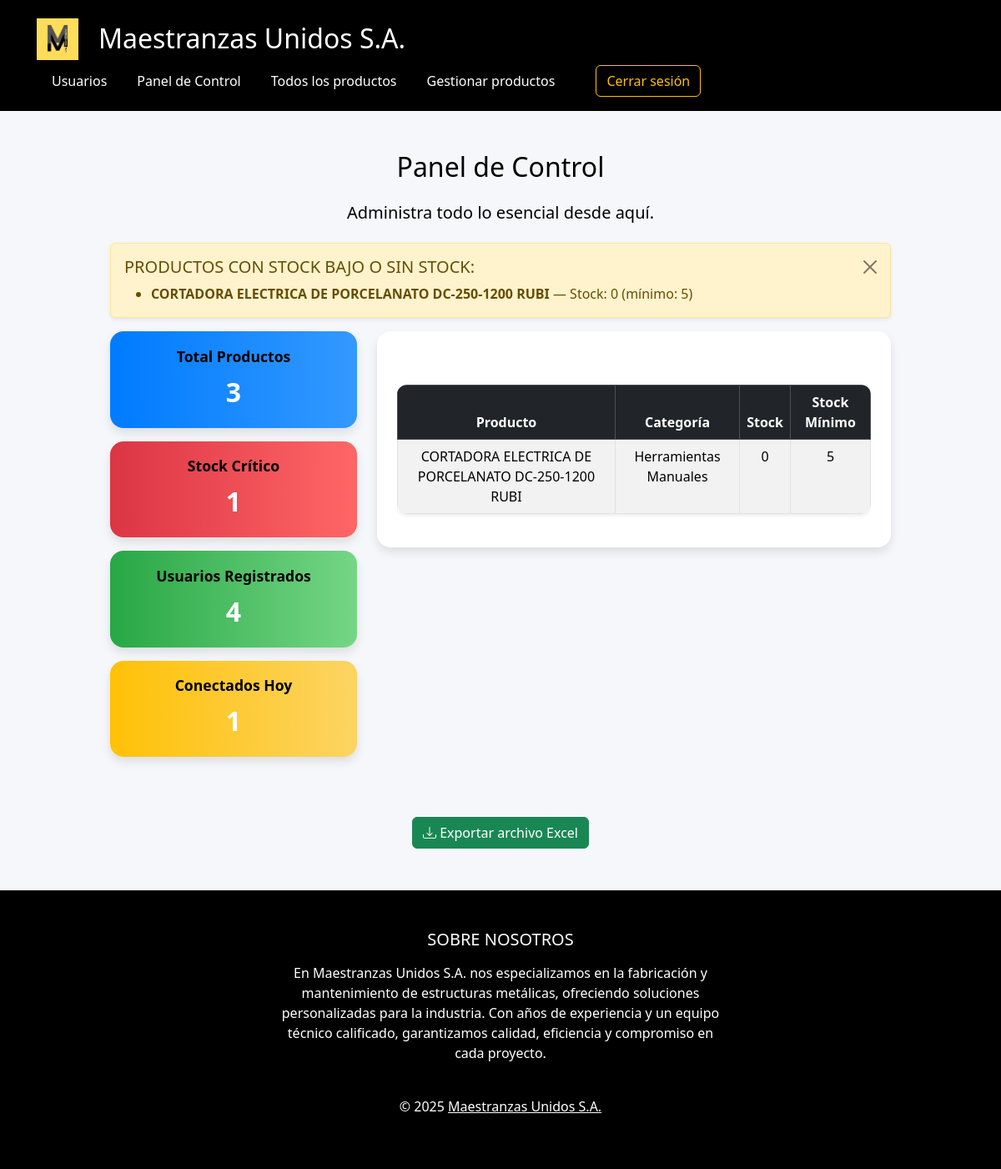
The app's page /dashboard/ (signed in), older data.
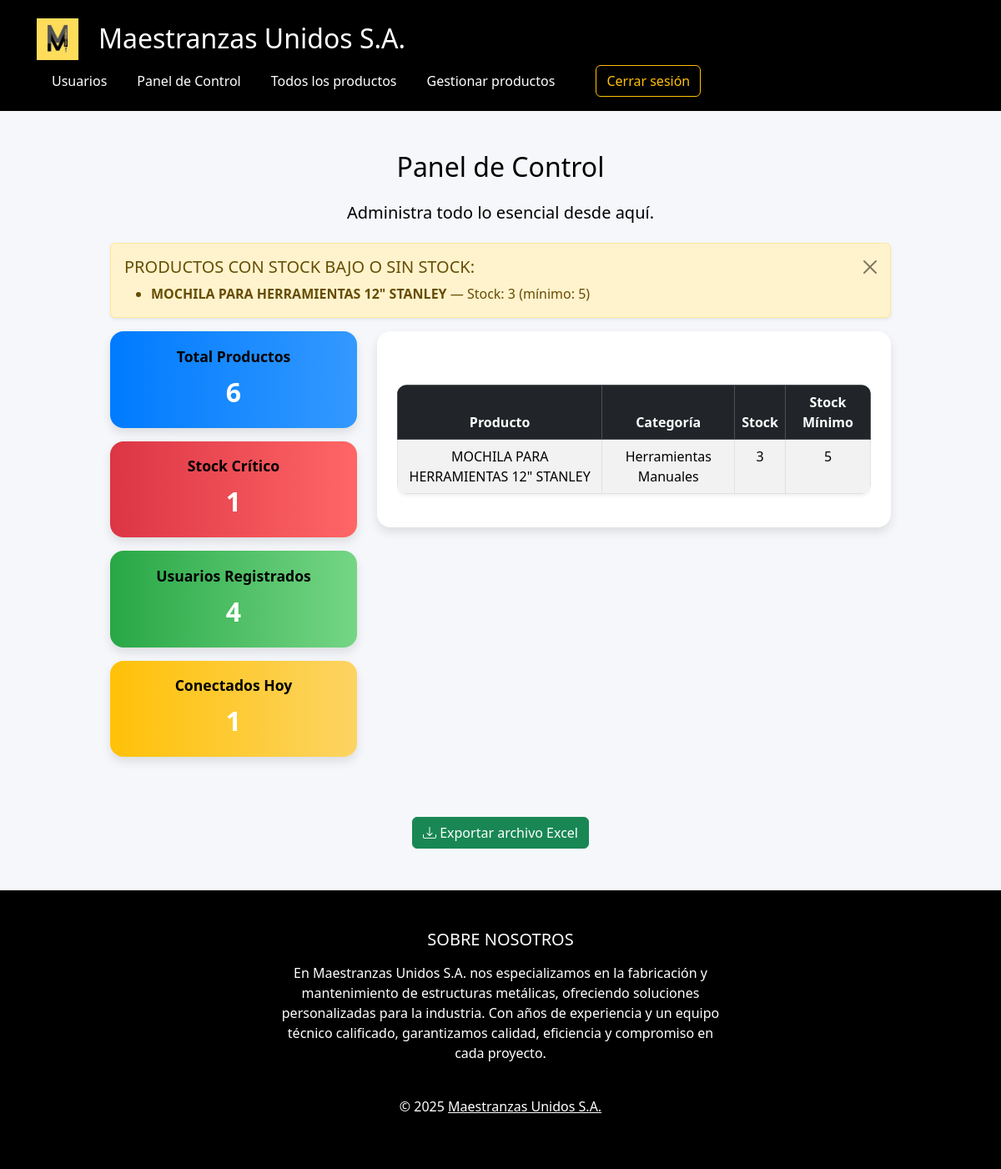
The same page, newer data.
### inventario/models.py (models this page shows, shortened)
class Producto(models.Model):
    nombre = models.CharField(max_length=100)
    categoria = models.ForeignKey(
        CategoriaProducto,
        on_delete=models.SET_NULL,
        null=True,
        blank=True,
        related_name='productos'
    )
    descripcion = models.TextField(blank=True)
    precio = models.DecimalField(max_digits=10, decimal_places=2)
    imagen = models.ImageField(upload_to='productos/', null=True, blank=True)
    fecha_vencimiento = models.DateField(null=True, blank=True)
    stock = models.PositiveIntegerField(default=0)
    stock_minimo = models.PositiveIntegerField(default=1)
    serial_number = models.CharField(
        max_length=20,
        unique=True,
        editable=False,
        blank=True,
        help_text="Número de serie generado automáticamente"
    )
    bodega = models.ForeignKey(
        Bodega,
        on_delete=models.CASCADE,
        related_name='productos',
        null=True,       # importante para migrar sin errores
        blank=True
    )

class CategoriaProducto(models.Model):
    nombre = models.CharField(max_length=100, unique=True)
    def __str__(self):
        return self.nombre

### inventario/views.py (the view)
# urls.py: path('dashboard/', views.dashboard_view, name='dashboard'),
@login_required
@groups_required('Administrador', 'Gestor de Inventario', 'Almacén','Comprador')
def dashboard_view(request):
    total_productos = Producto.objects.count()
    stock_critico = Producto.objects.filter(stock__lt=5).count()
    total_usuarios = User.objects.count()
    usuarios_activos = User.objects.filter(last_login__date=timezone.now().date()).count()
    categorias = CategoriaProducto.objects.all()
    labels_categorias = [c.nombre for c in categorias]
    data_categorias = [Producto.objects.filter(categoria=c).count() for c in categorias]
    productos = Producto.objects.all()
    labels_productos = [p.nombre for p in productos[:6]]
    data_stock = [p.stock for p in productos[:6]]
    productos_stock_minimo = Producto.objects.filter(stock__lte=models.F('stock_minimo'))
    context = {
        'total_productos': total_productos,
        'stock_critico': stock_critico,
        'total_usuarios': total_usuarios,
        'usuarios_activos': usuarios_activos,
        'labels_categorias': json.dumps(labels_categorias),
        'data_categorias': json.dumps(data_categorias),
        'labels_productos': json.dumps(labels_productos),
        'data_stock': json.dumps(data_stock),
        'productos_stock_minimo': productos_stock_minimo,  # 📌
    }
    return render(request, 'inventario/dashboard.html', context)

### inventario/views.py (called while the page is built)
def groups_required(*group_names):
    def check_groups(user):
        return user.is_authenticated and (
            user.groups.filter(name__in=group_names).exists() or user.groups.filter(name='Administrador').exists()
        )
    return user_passes_test(check_groups)

### inventario/templates/inventario/dashboard.html (shortened to what this page needs)
{% extends 'inventario/base.html' %}
{% load static %}
{% block extra_css %}
<link rel="stylesheet" href="{% static 'css/dashboard.css' %}">
{% endblock %}
{% block content %}
<div class="container mt-5">
  <h2 class="mb-4 text-center text-black">Panel de Control</h2>
  <h5 class="mb-4 text-center text-black">Administra todo lo esencial desde aquí.</h5>
  {% if productos_stock_minimo and user.is_authenticated and user.groups.first.name in 'Administrador, Comprador' %}
  <div class="alert alert-warning alert-dismissible fade show shadow-sm" role="alert">
    <h5>PRODUCTOS CON STOCK BAJO O SIN STOCK:</h5>
    <ul class="mb-0">
      {% for p in productos_stock_minimo %}
      <li>
        <strong>{{ p.nombre }}</strong> — Stock: {{ p.stock }} (mínimo: {{ p.stock_minimo }})
      </li>
      {% endfor %}
    </ul>
    <button type="button" class="btn-close" data-bs-dismiss="alert" aria-label="Cerrar"></button>
  </div>
  {% endif %}
  <div class="row">
    <div class="col-lg-4 mb-4">
      <div class="card bg-gradient-primary card-shadow mb-3">
        <h5 class="card-title text-center text-black">Total Productos</h5>
        <p class="card-text text-center">{{ total_productos }}</p>
      </div>
      <div class="card bg-gradient-danger card-shadow mb-3">
        <h5 class="card-title text-center text-black">Stock Crítico</h5>
        <p class="card-text text-center">{{ stock_critico }}</p>
      </div>
      <div class="card bg-gradient-success card-shadow mb-3">
        <h5 class="card-title text-center text-black">Usuarios Registrados</h5>
        <p class="card-text text-center">{{ total_usuarios }}</p>
      </div>
      <div class="card bg-gradient-warning card-shadow">
        <h5 class="card-title text-center text-black">Conectados Hoy</h5>
        <p class="card-text text-center">{{ usuarios_activos }}</p>
      </div>
    </div>
    <div class="col-lg-8">
      <div class="card card-shadow p-4">
        <h5 class="mb-3">Productos con stock bajo:</h5>
        <div class="table-responsive">
          <table class="table table-hover table-striped table-bordered shadow-sm" style="border-radius: 0.75rem; overflow: hidden;">
            <thead class="table-dark">
              <tr>
                <th>Producto</th>
                <th>Categoría</th>
                <th>Stock</th>
                <th>Stock Mínimo</th>
              </tr>
            </thead>
            <tbody>
              {% for p in productos_stock_minimo %}
              <tr>
                <td>{{ p.nombre }}</td>
                <td>{{ p.categoria }}</td>
                <td>{{ p.stock }}</td>
                <td>{{ p.stock_minimo }}</td>
              </tr>
              {% endfor %}
            </tbody>
          </table>
        </div>
      </div>
    </div>
  </div>
  <div class="text-center mt-5">
    <a class="btn btn-success" href="{% url 'exportar_excel' %}">
      <i class="bi bi-download"></i> Exportar archivo Excel
    </a>
  </div>
</div>
{% endblock %}

Row changes from the older to the newer data that the page shows:
changed Producto "Herramientas Manuales": nombre "CORTADORA ELECTRICA DE PORCELANATO DC-250-1200 RUBI" → "MOCHILA PARA HERRAMIENTAS 12\" STANLEY"; stock "0" → "3"
Text that changed along with them:
{{ total_productos }}: "3" → "6"
